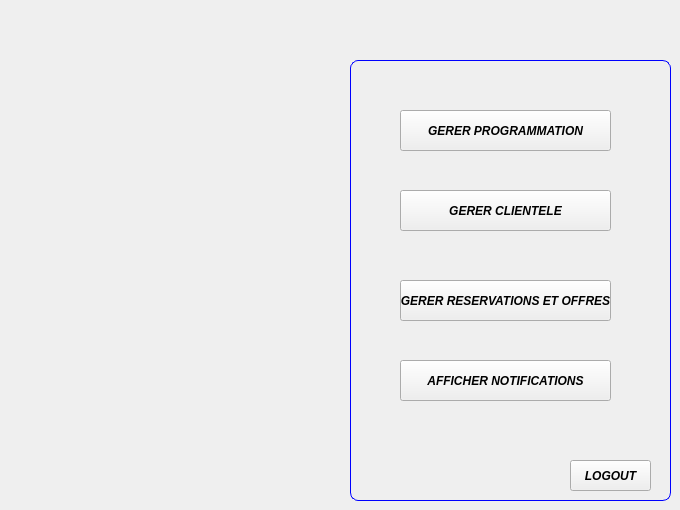
    <widget class="QWidget" name="page_4">
     <widget class="QPushButton" name="menuPROG2">
      <property name="geometry">
       <rect>
        <x>400</x>
        <y>110</y>
        <width>211</width>
        <height>41</height>
       </rect>
      </property>
      <property name="font">
       <font>
        <weight>75</weight>
        <italic>true</italic>
        <bold>true</bold>
       </font>
      </property>
      <property name="styleSheet">
       <string notr="true">QPushButton:pressed {
       background-color: qlineargradient(spread:pad, x1:0, y1:0, x2:0, y2:1,   stop:0 rgba(60, 186, 162, 255), stop:1 rgba(98, 211, 162, 255))
}
QPushButton:hover:!pressed{ color: #035381}

QPushButton:disabled {
       background-color: rgb(170, 170, 127)
}</string>
      </property>
      <property name="text">
       <string>GERER PROGRAMMATION</string>
      </property>
     </widget>
     <widget class="QPushButton" name="menuCLIENT2">
      <property name="geometry">
       <rect>
        <x>400</x>
        <y>190</y>
        <width>211</width>
        <height>41</height>
       </rect>
      </property>
      <property name="font">
       <font>
        <weight>75</weight>
        <italic>true</italic>
        <bold>true</bold>
       </font>
      </property>
      <property name="styleSheet">
       <string notr="true">QPushButton:pressed {
       background-color: qlineargradient(spread:pad, x1:0, y1:0, x2:0, y2:1,   stop:0 rgba(60, 186, 162, 255), stop:1 rgba(98, 211, 162, 255))
}
QPushButton:hover:!pressed{ color: #035381}

QPushButton:disabled {
       background-color: rgb(170, 170, 127)
}</string>
      </property>
      <property name="text">
       <string>GERER CLIENTELE</string>
      </property>
     </widget>
     <widget class="QPushButton" name="menuRES2">
      <property name="geometry">
       <rect>
        <x>400</x>
        <y>280</y>
        <width>211</width>
        <height>41</height>
       </rect>
      </property>
      <property name="font">
       <font>
        <weight>75</weight>
        <italic>true</italic>
        <bold>true</bold>
       </font>
      </property>
      <property name="styleSheet">
       <string notr="true">QPushButton:pressed {
       background-color: qlineargradient(spread:pad, x1:0, y1:0, x2:0, y2:1,   stop:0 rgba(60, 186, 162, 255), stop:1 rgba(98, 211, 162, 255))
}
QPushButton:hover:!pressed{ color: #035381}

QPushButton:disabled {
       background-color: rgb(170, 170, 127)
}</string>
      </property>
      <property name="text">
       <string>GERER RESERVATIONS ET OFFRES</string>
      </property>
     </widget>
     <widget class="QPushButton" name="menuNOTIF2">
      <property name="geometry">
       <rect>
        <x>400</x>
        <y>360</y>
        <width>211</width>
        <height>41</height>
       </rect>
      </property>
      <property name="font">
       <font>
        <weight>75</weight>
        <italic>true</italic>
        <bold>true</bold>
       </font>
      </property>
      <property name="styleSheet">
       <string notr="true">QPushButton:pressed {
       background-color: qlineargradient(spread:pad, x1:0, y1:0, x2:0, y2:1,   stop:0 rgba(60, 186, 162, 255), stop:1 rgba(98, 211, 162, 255))
}
QPushButton:hover:!pressed{ color: #035381}

QPushButton:disabled {
       background-color: rgb(170, 170, 127)
}</string>
      </property>
      <property name="text">
       <string>AFFICHER NOTIFICATIONS</string>
      </property>
     </widget>
     <widget class="QLabel" name="label_6">
      <property name="geometry">
       <rect>
        <x>350</x>
        <y>60</y>
        <width>321</width>
        <height>441</height>
       </rect>
      </property>
      <property name="styleSheet">
       <string notr="true">border: 1px solid blue;
border-radius: 8px;
</string>
      </property>
      <property name="text">
       <string/>
      </property>
     </widget>
     <widget class="QPushButton" name="logout">
      <property name="geometry">
       <rect>
        <x>570</x>
        <y>460</y>
        <width>81</width>
        <height>31</height>
       </rect>
      </property>
      <property name="font">
       <font>
        <weight>75</weight>
        <italic>true</italic>
        <bold>true</bold>
       </font>
      </property>
      <property name="styleSheet">
       <string notr="true">
QPushButton:pressed {
       background-color: qlineargradient(spread:pad, x1:0, y1:0, x2:0, y2:1,   stop:0 rgba(250, 65, 65), stop:1 rgba(240, 55, 79));
}
QPushButton:hover:!pressed{ color: red}

QPushButton:disabled {
       background-color: rgb(170, 170, 127);
}</string>
      </property>
      <property name="text">
       <string>LOGOUT</string>
      </property>
     </widget>
     <zorder>label_6</zorder>
     <zorder>menuPROG2</zorder>
     <zorder>menuCLIENT2</zorder>
     <zorder>menuRES2</zorder>
     <zorder>menuNOTIF2</zorder>
     <zorder>logout</zorder>
    </widget>
